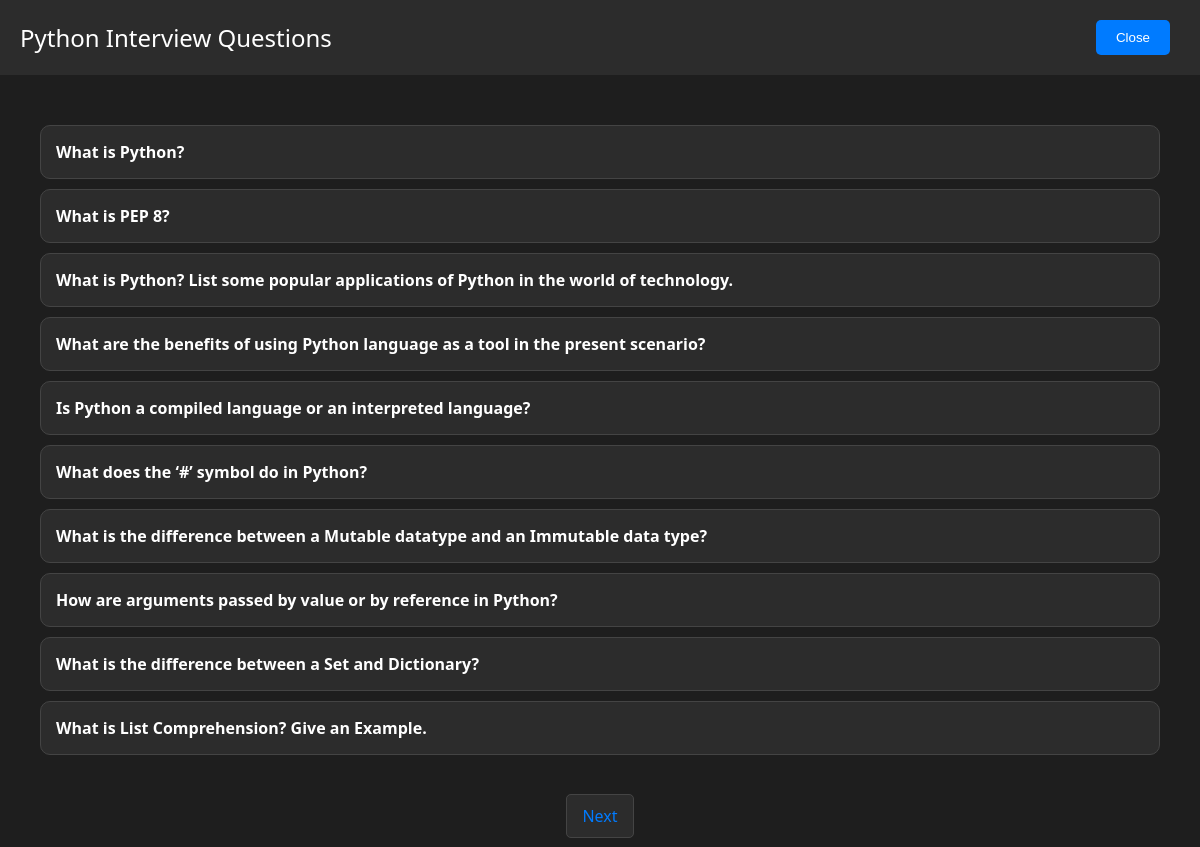
Page /detail/1/ on the committed database.
### questions/models.py (models this page shows, shortened)
class Language(models.Model):
    name = models.CharField(max_length=100)

class Question(models.Model):
    language = models.ForeignKey(Language, on_delete=models.CASCADE)
    question_text = models.TextField()
    answer_text = models.TextField()

### questions/views.py (the view)
# urls.py: path('detail/<int:language_id>/', views.detail, name='detail'),
def detail(request, language_id):
    language = get_object_or_404(Language, pk=language_id)
    questions = Question.objects.filter(language=language)
    paginator = Paginator(questions, 10)  # Show 10 questions per page
    page_number = request.GET.get('page')
    page_obj = paginator.get_page(page_number)
    return render(request, 'questions/detail.html', {'language': language, 'page_obj': page_obj})

### questions/templates/questions/detail.html (shortened to what this page needs)
<!DOCTYPE html>
<html>
<head>
    {% load static %}
    <link rel="stylesheet" type="text/css" href="{% static 'css/styles.css' %}">
</head>
<body>
    <div class="header">
        <div class="title">{{ language.name }} Interview Questions</div>
        <button onclick="window.location.href='{% url 'home' %}'">Close</button>
    </div>
    <div class="questions">
        {% for question in page_obj %}
            <div class="question">
                <label>{{ question.question_text }}</label>
            </div>
        {% endfor %}
    </div>
    <div class="pagination">
        {% if page_obj.has_next %}
            <a href="?page={{ page_obj.next_page_number }}">Next</a>
        {% endif %}
    </div>
</body>
</html>

### questions/static/css/styles.css (style rules this page uses)
body { font-family: 'Segoe UI', Tahoma, Geneva, Verdana, sans-serif; background-color: #1e1e1e; color: #ffffff; margin: 0; padding: 0; }
.questions { margin: 20px; padding: 20px; }
.question { margin: 10px 0; padding: 15px; background-color: #2c2c2c; border: 1px solid #444; border-radius: 10px; transition: background-color 0.3s; }
.question label { display: block; font-weight: bold; cursor: pointer; }
.pagination { text-align: center; margin: 20px 0; }
.pagination a { margin: 0 5px; padding: 10px 15px; text-decoration: none; color: #007bff; background-color: #2c2c2c; border: 1px solid #444; border-radius: 5px; transition: background-color 0.3s; }
button { margin: 10px; padding: 10px 20px; background-color: #007bff; color: #ffffff; border: none; border-radius: 5px; cursor: pointer; transition: background-color 0.3s; }
.header { display: flex; justify-content: space-between; align-items: center; padding: 10px 20px; background-color: #2c2c2c; }
.header .title { font-size: 1.5em; color: #ffffff; }

### rows in the picture
Language: name "Python"
Question: question_text "What is Python?"
Question: question_text "What is PEP 8?"
Question: question_text "What is Python? List some popular applications of Python in the world of technology."
Question: question_text "What are the benefits of using Python language as a tool in the present scenario?"
Question: question_text "Is Python a compiled language or an interpreted language?"
Question: question_text "What does the ‘#’ symbol do in Python?"
Question: question_text "What is the difference between a Mutable datatype and an Immutable data type?"
Question: question_text "How are arguments passed by value or by reference in Python?"
Question: question_text "What is the difference between a Set and Dictionary?"
Question: question_text "What is List Comprehension? Give an Example."
